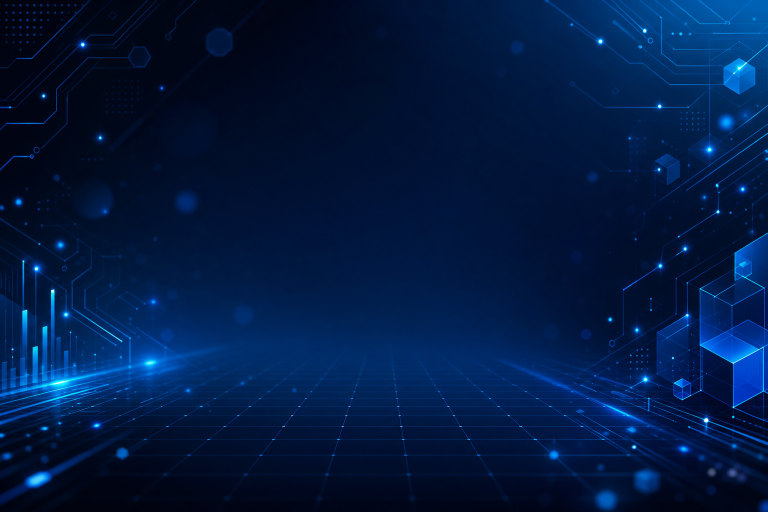
#> input picture src/assets/img/schedule-hero.png, 1536 x 1024 px (shown at 1/2 size)
$ python make_schedule_og.py
#> lines starting #> are read from the running program, lines starting #| are printed output that depends on the picture
"""Generate a branded OG share image for /lich-khai-giang/.

Composites the schedule hero banner + a dark scrim + the EngineerPro logo
(on a white rounded chip) + crisp Vietnamese title text. Run:

    python3 scripts/make_schedule_og.py
"""
import os
from PIL import Image, ImageDraw, ImageFont, ImageChops

ROOT = os.path.dirname(os.path.dirname(os.path.abspath(__file__)))
IMG = os.path.join(ROOT, "src", "assets", "img")

W, H = 1200, 630
ORANGE = (255, 138, 51)
WHITE = (255, 255, 255)
SUB = (214, 224, 240)

FB = "/System/Library/Fonts/Supplemental/Arial Bold.ttf"
FR = "/System/Library/Fonts/Supplemental/Arial.ttf"


def font(path, size):
    return ImageFont.truetype(path, size)


def rounded_card(size, radius, fill):
    card = Image.new("RGBA", size, (0, 0, 0, 0))
    d = ImageDraw.Draw(card)
    d.rounded_rectangle([0, 0, size[0] - 1, size[1] - 1], radius=radius, fill=fill)
    return card


def main():
    # 1. Background: cover-fit the hero banner to 1200x630
    bg = Image.open(os.path.join(IMG, "schedule-hero.png")).convert("RGB")
#> bg is the input picture: PIL image 1536x1024 RGB; mean R, G, B 0.6, 25.7, 66.2
    scale = max(W / bg.width, H / bg.height)
#> scale = 0.781
    bg = bg.resize((int(bg.width * scale), int(bg.height * scale)))
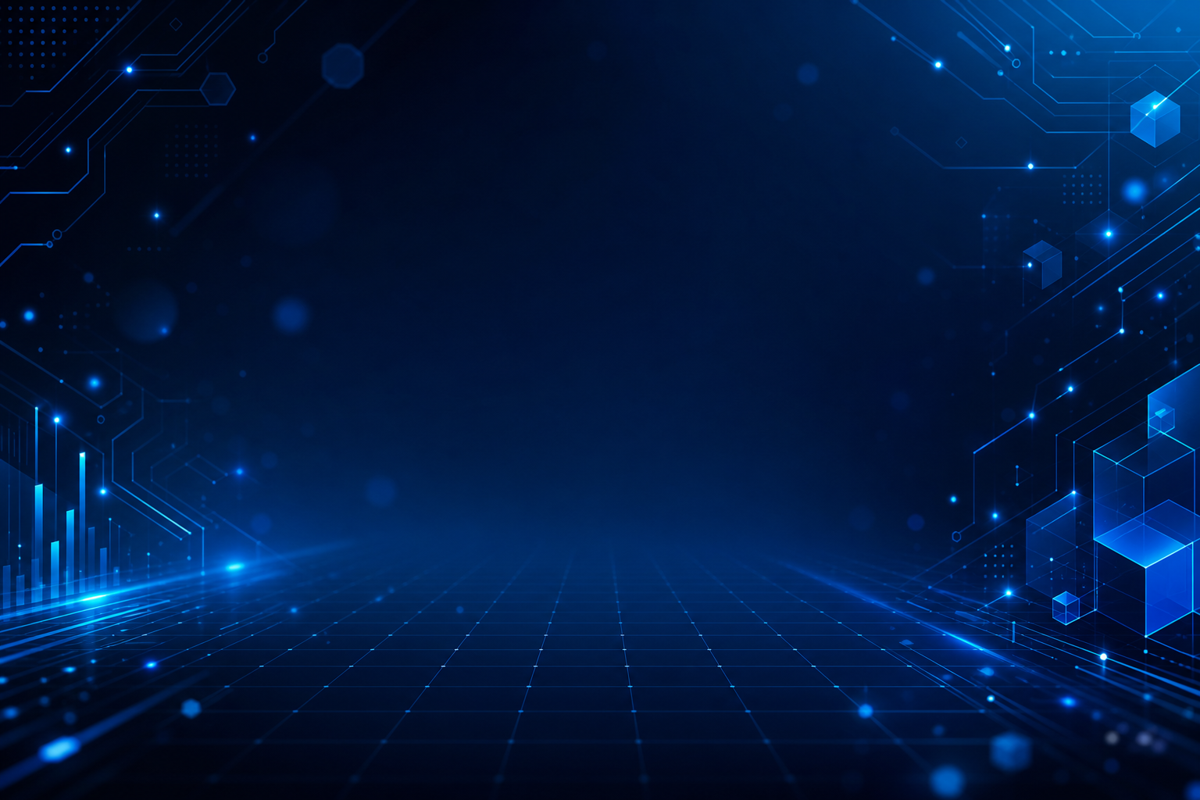
#> bg: PIL image 1200x800 RGB; mean R, G, B 0.6, 25.7, 66.2
    x = (bg.width - W) // 2
#> x = 0
    y = (bg.height - H) // 2
#> y = 85
    bg = bg.crop((x, y, x + W, y + H)).convert("RGBA")
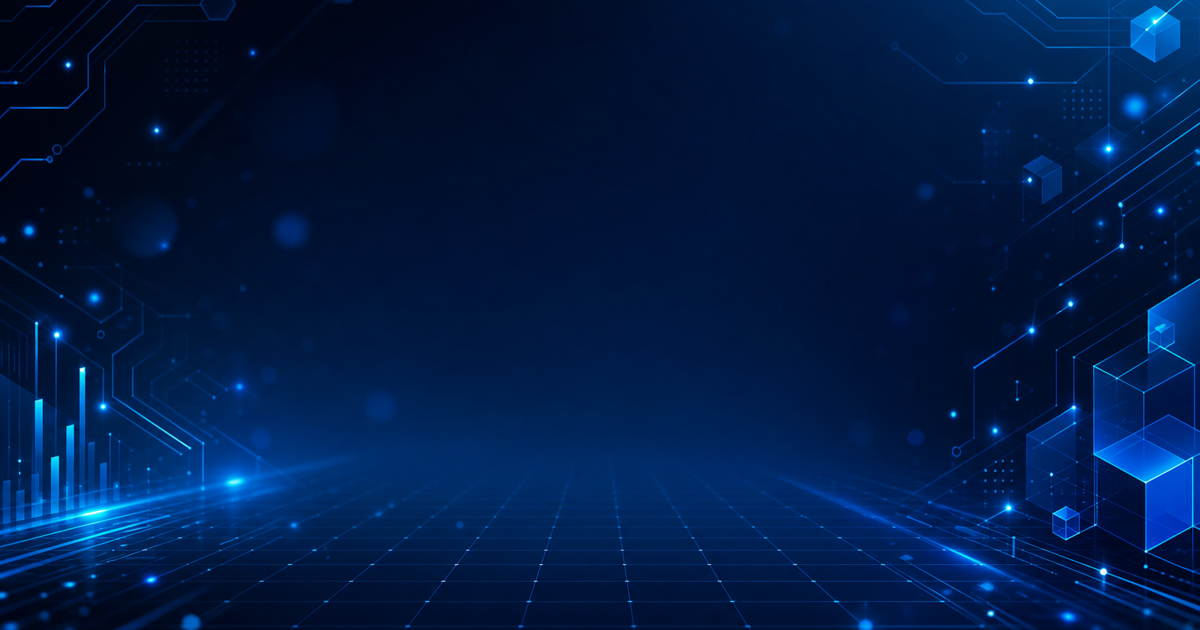
#> bg: PIL image 1200x630 RGBA; mean R, G, B, A 0.6, 27.1, 70, 255

    # 2. Dark scrim — stronger on the left for text legibility
    overlay = Image.new("RGBA", (W, H), (0, 0, 0, 0))
#> overlay: PIL image 1200x630 RGBA; every value is 0
    od = ImageDraw.Draw(overlay)
    for i in range(W):
        a = int(225 * (1 - i / W)) + 55
        od.line([(i, 0), (i, H)], fill=(8, 16, 36, max(0, min(238, a))))
    img = Image.alpha_composite(bg, overlay)
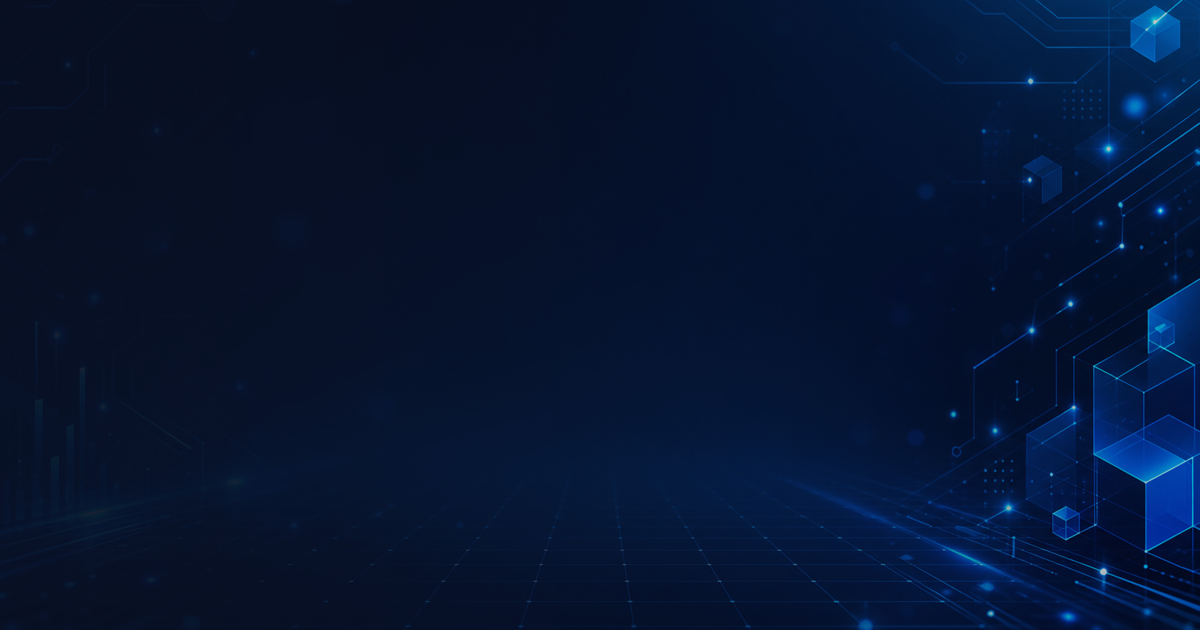
#> img: PIL image 1200x630 RGBA; mean R, G, B, A 5.3, 20.6, 49.9, 255

    draw = ImageDraw.Draw(img)
    PAD = 70

    # 3. Logo on a white rounded chip (logo art has a white background already)
#> (the run stopped early here; a loop or call above may not have finished)
